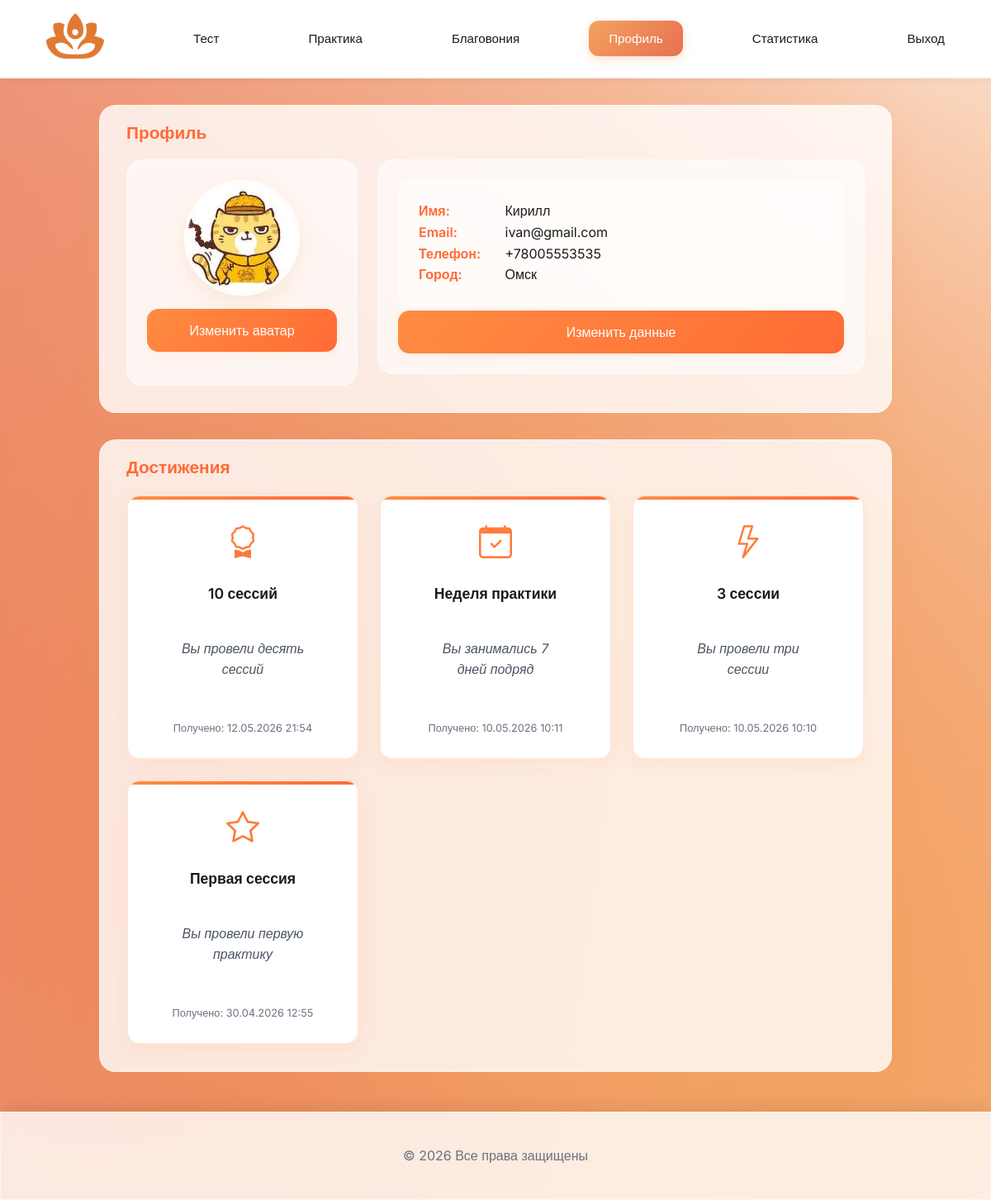
The page /pages/profile.php (signed in) on the database its author committed.
### tables this page shows
CREATE TABLE `users` (
  `id` int NOT NULL,
  `name` varchar(50) NOT NULL,
  `email` varchar(50) NOT NULL,
  `phone` varchar(50) NOT NULL,
  `city` varchar(50) NOT NULL,
  `password_hash` varchar(255) NOT NULL,
  `role` varchar(20) DEFAULT 'user',
  `status` enum('pending','active','blocked') DEFAULT 'pending',
  `avatar` varchar(100) NOT NULL DEFAULT 'avatar1.jpg',
  `created_at` timestamp NULL DEFAULT CURRENT_TIMESTAMP,
  `verified` tinyint(1) DEFAULT '0',
  `verify_token` varchar(64) DEFAULT NULL
);

CREATE TABLE `user_achievements` (
  `id` int NOT NULL,
  `user_id` int NOT NULL,
  `achievement_id` int NOT NULL,
  `unlocked_at` timestamp NULL DEFAULT CURRENT_TIMESTAMP
);

CREATE TABLE `achievements` (
  `id` int NOT NULL,
  `code` varchar(50) NOT NULL,
  `title` varchar(100) NOT NULL,
  `description` varchar(255) NOT NULL,
  `icon` varchar(50) NOT NULL,
  `created_at` timestamp NULL DEFAULT CURRENT_TIMESTAMP
);

### pages/profile.php (the view, shortened to what this page needs)
<?php
$user_id = $_SESSION['user_id'];
$conn = connect();
$user_result = mysqli_query($conn, "SELECT id, name, email, phone, city, role, avatar FROM users WHERE id = $user_id");
$user = mysqli_fetch_assoc($user_result) ?: [
    'id' => $user_id,
    'name' => '',
    'email' => '',
    'phone' => '',
    'city' => '',
    'role' => 'user',
    'avatar' => 'avatar1.jpg'
];
$achievements_result = mysqli_query($conn, "
    SELECT a.title, a.description, a.icon, ua.unlocked_at
    FROM user_achievements ua
    JOIN achievements a ON ua.achievement_id = a.id
    WHERE ua.user_id = $user_id
    ORDER BY ua.unlocked_at DESC
");
$achievements = [];
while ($row = mysqli_fetch_assoc($achievements_result)) {
    $achievements[] = $row;
}
?>
<!DOCTYPE html>
<html lang="ru">
<head>
    <link rel="stylesheet" href="../assets/css/nav.css">
    <link rel="stylesheet" href="../assets/css/profile.css">
    <link rel="stylesheet" href="https://cdn.jsdelivr.net/npm/bootstrap-icons@1.11.3/font/bootstrap-icons.min.css">
</head>
<body>
    <nav>
        <ul>
            <li><a href="../index.php" class="logo"><img src="../assets/images/logo.png" width="70" alt="Logo"></a></li>
            <li><a href="test.php">Тест</a></li>
            <li><a href="practice.php">Практика</a></li>
            <li><a href="incense.php">Благовония</a></li>
            <li><a href="profile.php" class="active">Профиль</a></li>
            <li><a href="statistics.php">Статистика</a></li>
            <li><a href="../actions/logout.php">Выход</a></li>
        </ul>
    </nav>
    <div class="container">
        <div class="card">
            <div class="card-header">
                <h3>Профиль</h3>
            </div>
            <div class="card-body">
                <div class="profile-layout">
                    <div class="profile-left">
                        <img class="profile-avatar" id="profileAvatar"
                            src="../assets/avatars/<?php echo htmlspecialchars($user['avatar'] ?: 'avatar1.jpg'); ?>"
                            alt="Avatar">
                        <button type="button" class="btn btn-primary avatar-btn" onclick="toggleAvatarList()">
                            Изменить аватар
                        </button>
                    </div>
                    <div class="profile-right">
                        <div class="user-info">
                            <strong>Имя:</strong> <span id="name"><?php echo htmlspecialchars($user['name']); ?></span><br>
                            <strong>Email:</strong> <span id="email"><?php echo htmlspecialchars($user['email']); ?></span><br>
                            <strong>Телефон:</strong> <span id="phone"><?php echo htmlspecialchars($user['phone'] ?? ''); ?></span><br>
                            <strong>Город:</strong> <span id="city"><?php echo htmlspecialchars($user['city'] ?? ''); ?></span><br>
                        </div>
                        <button type="button" class="btn btn-primary" onclick="toggleEdit()">Изменить данные</button>
                    </div>
                </div>
            </div>
        </div>
        <div class="card">
            <div class="card-header">
                <h5>Достижения</h5>
            </div>
            <div class="card-body">
                <?php if (count($achievements) === 0): ?>
                    <p>Пока нет достижений. Проведи первую сессию, чтобы получить награду ✨</p>
                <?php else: ?>
                    <div class="achievements-grid">
                        <?php foreach ($achievements as $ach): ?>
                            <div class="achievement-card">
                                <i class="bi <?php echo htmlspecialchars($ach['icon']); ?> achievement-icon"></i>
                                <h6><?php echo htmlspecialchars($ach['title']); ?></h6>
                                <p><?php echo htmlspecialchars($ach['description']); ?></p>
                                <small>Получено: <?php echo date('d.m.Y H:i', strtotime($ach['unlocked_at'])); ?></small>
                            </div>
                        <?php endforeach; ?>
                    </div>
                <?php endif; ?>
            </div>
        </div>
    </div>
    <footer>
        <p>© 2026 Все права защищены</p>
    </footer>
</body>
</html>

### assets/css/nav.css (style rules this page uses)
:root { --gradient-hero: linear-gradient(135deg, #F4A261 0%, #E76F51 100%); --white: #FFFFFF; --text-dark: #1A1A1A; --text-light: #4b5563; }
nav { background: var(--white); border-bottom: 1px solid #f0f0f0; position: sticky; top: 0; z-index: 50; padding: 1rem 2rem; box-shadow: 0 2px 10px rgba(0,0,0,0.05); font-family: "Inter", sans-serif; }
nav ul { display: flex; justify-content: space-between; align-items: center; max-width: 1200px; margin: 0 auto; padding: 0; list-style: none; gap: 0.5rem; }
nav a { padding: 0.75rem 1.5rem; border-radius: 12px; transition: all 0.25s ease; font-weight: 500; font-size: 0.95rem; color: var(--text-dark); white-space: nowrap; text-decoration: none; }
nav a.active, nav a:hover { background: var(--gradient-hero); color: var(--white); transform: translateY(-1px); box-shadow: 0 4px 12px rgba(244, 162, 97, 0.3); }

### rows shown on the page
users: avatar (picture), name "Кирилл", email "ivan@gmail.com", phone "+78005553535", city "Омск"
user_achievements: achievement.title "10 сессий", achievement.description "Вы провели десять сессий", unlocked_at "12.05.2026 21:54"
user_achievements: achievement.title "Неделя практики", achievement.description "Вы занимались 7 дней подряд", unlocked_at "10.05.2026 10:11"
user_achievements: achievement.title "3 сессии", achievement.description "Вы провели три сессии", unlocked_at "10.05.2026 10:10"
user_achievements: achievement.title "Первая сессия", achievement.description "Вы провели первую практику", unlocked_at "30.04.2026 12:55"
